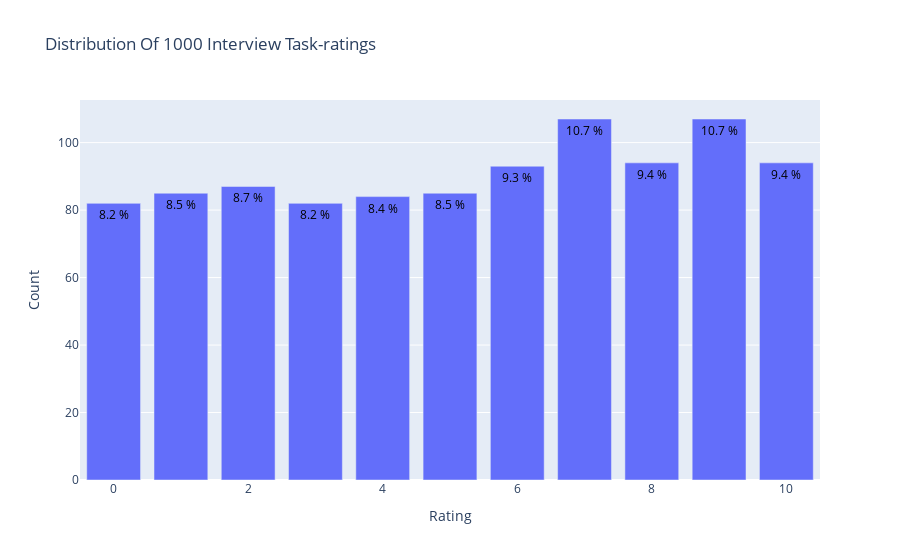

Here is the notebook cell this chart was saved with:
### Code cell
columns2 =['TaskId','TaskName','Task']
tasks = pd.read_csv('DataRecommenderSystem/TasksInterviewVisitor.csv', sep=',', names = columns2, encoding='latin-1')
task_names = tasks[['TaskId','TaskName','Task']]
task_names.head()

#add
data = frame['rating'].value_counts().sort_index(ascending=False)
trace = go.Bar(x = data.index,
               text = ['{:.1f} %'.format(val) for val in (data.values / frame.shape[0] * 100)],
               textposition = 'auto',
               textfont = dict(color = '#000000'),
               y = data.values,
               )
# Create layout
layout = dict(title = 'Distribution Of {} Interview Task-ratings'.format(frame.shape[0]),
              xaxis = dict(title = 'Rating'),
              yaxis = dict(title = 'Count'))
# Create plot
fig = go.Figure(data=[trace], layout=layout)
iplot(fig)


#add

### Figure 1 — Plotly figure (JSON) as saved in the notebook; plotly's stock layout.template omitted (floating-point values rounded to 4 significant figures)
{"data": [{"text": ["9.4 %", "10.7 %", "9.4 %", "10.7 %", "9.3 %", "8.5 %", "8.4 %", "8.2 %", "8.7 %", "8.5 %", "8.2 %"], "textfont": {"color": "#000000"}, "textposition": "auto", "type": "bar", "x": [10, 9, 8, 7, 6, 5, 4, 3, 2, 1, 0], "y": [94, 107, 94, 107, 93, 85, 84, 82, 87, 85, 82]}], "layout": {"title": {"text": "Distribution Of 1000 Interview Task-ratings"}, "xaxis": {"title": {"text": "Rating"}}, "yaxis": {"title": {"text": "Count"}}}}
